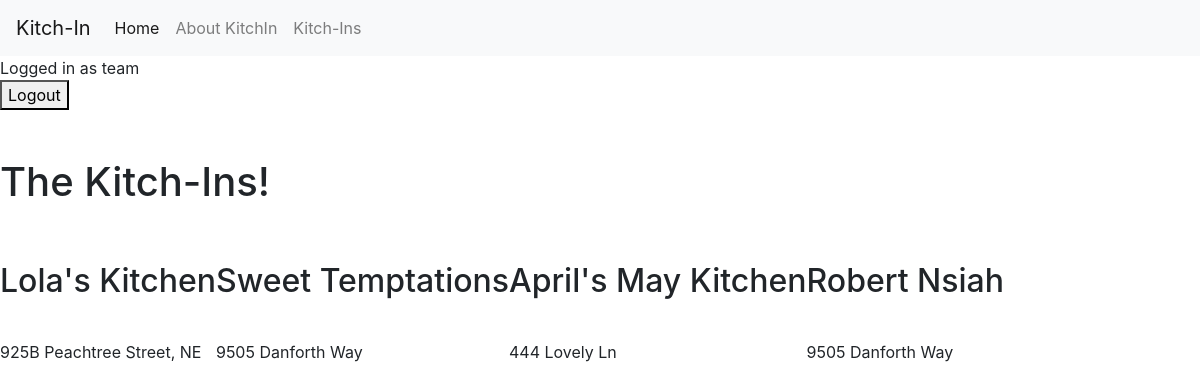
Screenshot of /allkitchens (signed in) with the database file from the repository.
### cooked/models.py (models this page shows, shortened)
class Kitchn(models.Model):
    legal_name = models.CharField(max_length=50, blank=False, null=True)
    date_added=models.DateField(auto_now_add=True)
    vendor_email=models.EmailField(max_length=254, blank=False, null=True)
    address = models.CharField(max_length=200, blank=False, null =True)
    user=models.ForeignKey(User, on_delete=models.CASCADE, default=1)

### cooked/views.py (the view)
# urls.py: path('allkitchens', cooked_views.all_kitchens, name='allkitchens'),
def all_kitchens(request):
    kitchens = Kitchn.objects.all()
    return render(request, 'cooked/allkitchens.html', context={'kitchens':kitchens})

### cooked/templates/cooked/allkitchens.html (shortened to what this page needs)
{% extends "cooked/base.html" %}
{% block content %}
<h1>The Kitch-Ins!</h1>
<br>
<br>
<div class='meal_list'>
    {% for kitchen in kitchens %}
      <div class ='meal_details'>
      <h2>{{ kitchen.legal_name }}</h2>
      <br>
      <p> {{ kitchen.address }}</p>
      <br>
      </div>
        {% endfor %}
</div>
{% endblock %}

### cooked/templates/cooked/base.html (shortened to what this page needs)
{% load static %}
<!doctype html>
<html lang="en">
  <head>
    <link rel="stylesheet" href="https://stackpath.bootstrapcdn.com/bootstrap/4.5.0/css/bootstrap.min.css">
    <link rel="stylesheet" type="text/css" href="{% static 'cooked/styles.css' %}">
    <link rel="stylesheet" type="text/css" href="{% static 'cooked/kitchin.css' %}">
  </head>
  <body>
  <nav class="navbar navbar-expand-lg navbar-light bg-light">
  <a class="navbar-brand" href="{% url 'kitchin' %}">Kitch-In</a>
  <div class="collapse navbar-collapse" id="navbarSupportedContent">
    <ul class="navbar-nav mr-auto">
      <li class="nav-item active">
        <a class="nav-link" href="{% url 'home' %}">Home <span class="sr-only">(current)</span></a>
      </li>
      <li class="nav-item">
        <a class="nav-link" href="{% url 'openkitchen' %}">About KitchIn</a>
      </li>
      <li class="nav-item">
        <a class="nav-link" href="{% url 'allkitchens' %}" tabindex="-1" aria-disabled="true">Kitch-Ins</a>
      </li>
    </ul>
  </div>
</nav>
  {% if user.is_authenticated %}
Logged in as {{ user.username }}
<form action="{% url 'logoutuser' %}" method='POST'>
<button type='submit'> Logout</button>
</form>
{% else %}
<a href="{% url 'loginuser' %}">Log-In</a>
<br>
<a href="{% url 'signupuser' %}">SignUp Now</a>
{% endif %}
<br>
<br>
{% block content %}
{% endblock%}
  </body>
</html>

### cooked/static/cooked/styles.css (style rules this page uses)
.meal_list { display: flex; flex-direction: row; }

### rows the page displays
Kitchn: legal_name "Lola's Kitchen", address "925B Peachtree Street, NE"
Kitchn: legal_name "Sweet Temptations", address "9505 Danforth Way"
Kitchn: legal_name "April's May Kitchen", address "444 Lovely Ln"
Kitchn: legal_name "Robert Nsiah", address "9505 Danforth Way"

### other values shown
{{ user.username }} "team"
